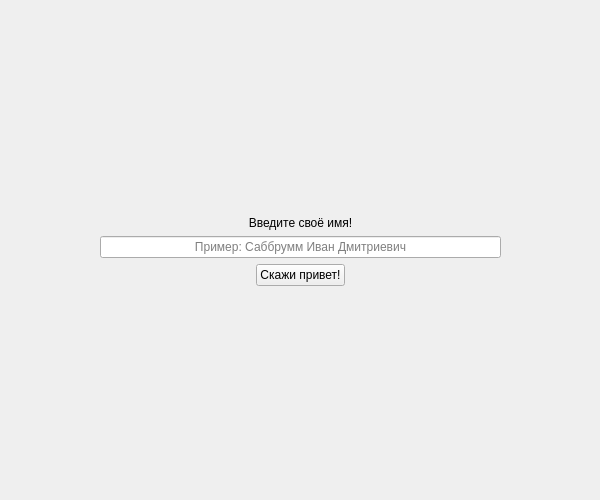
<?xml version="1.0" encoding="UTF-8"?>
<ui version="4.0">
 <class>MainWindow</class>
 <widget class="QMainWindow" name="MainWindow">
  <property name="geometry">
   <rect>
    <x>0</x>
    <y>0</y>
    <width>600</width>
    <height>500</height>
   </rect>
  </property>
  <property name="sizePolicy">
   <sizepolicy hsizetype="Fixed" vsizetype="Fixed">
    <horstretch>0</horstretch>
    <verstretch>0</verstretch>
   </sizepolicy>
  </property>
  <property name="minimumSize">
   <size>
    <width>600</width>
    <height>500</height>
   </size>
  </property>
  <property name="maximumSize">
   <size>
    <width>600</width>
    <height>500</height>
   </size>
  </property>
  <property name="windowTitle">
   <string>C-NOVA Hello!</string>
  </property>
  <property name="styleSheet">
   <string notr="true"/>
  </property>
  <property name="toolButtonStyle">
   <enum>Qt::ToolButtonFollowStyle</enum>
  </property>
  <property name="unifiedTitleAndToolBarOnMac">
   <bool>false</bool>
  </property>
  <widget class="QWidget" name="centralwidget">
   <property name="enabled">
    <bool>true</bool>
   </property>
   <property name="sizePolicy">
    <sizepolicy hsizetype="Preferred" vsizetype="Preferred">
     <horstretch>0</horstretch>
     <verstretch>0</verstretch>
    </sizepolicy>
   </property>
   <property name="acceptDrops">
    <bool>true</bool>
   </property>
   <widget class="QWidget" name="verticalWidget" native="true">
    <property name="geometry">
     <rect>
      <x>0</x>
      <y>0</y>
      <width>601</width>
      <height>501</height>
     </rect>
    </property>
    <layout class="QVBoxLayout" name="verticalLayout_2">
     <property name="sizeConstraint">
      <enum>QLayout::SetDefaultConstraint</enum>
     </property>
     <property name="topMargin">
      <number>1</number>
     </property>
     <item>
      <spacer name="verticalSpacer_2">
       <property name="orientation">
        <enum>Qt::Vertical</enum>
       </property>
       <property name="sizeHint" stdset="0">
        <size>
         <width>20</width>
         <height>40</height>
        </size>
       </property>
      </spacer>
     </item>
     <item>
      <widget class="QLabel" name="label">
       <property name="midLineWidth">
        <number>2</number>
       </property>
       <property name="text">
        <string>Введите своё имя!</string>
       </property>
       <property name="alignment">
        <set>Qt::AlignCenter</set>
       </property>
      </widget>
     </item>
     <item>
      <layout class="QHBoxLayout" name="horizontalLayout_4">
       <item>
        <spacer name="horizontalSpacer_5">
         <property name="orientation">
          <enum>Qt::Horizontal</enum>
         </property>
         <property name="sizeType">
          <enum>QSizePolicy::Fixed</enum>
         </property>
         <property name="sizeHint" stdset="0">
          <size>
           <width>100</width>
           <height>20</height>
          </size>
         </property>
        </spacer>
       </item>
       <item>
        <widget class="QLineEdit" name="FIOInput">
         <property name="enabled">
          <bool>true</bool>
         </property>
         <property name="maximumSize">
          <size>
           <width>16777215</width>
           <height>24</height>
          </size>
         </property>
         <property name="focusPolicy">
          <enum>Qt::ClickFocus</enum>
         </property>
         <property name="toolTip">
          <string>Вам стоит ввести сюда своё имя...</string>
         </property>
         <property name="statusTip">
          <string/>
         </property>
         <property name="whatsThis">
          <string/>
         </property>
         <property name="accessibleDescription">
          <string/>
         </property>
         <property name="inputMethodHints">
          <set>Qt::ImhNone</set>
         </property>
         <property name="inputMask">
          <string/>
         </property>
         <property name="text">
          <string/>
         </property>
         <property name="maxLength">
          <number>130</number>
         </property>
         <property name="alignment">
          <set>Qt::AlignCenter</set>
         </property>
         <property name="placeholderText">
          <string>Пример: Саббрумм Иван Дмитриевич</string>
         </property>
         <property name="cursorMoveStyle">
          <enum>Qt::VisualMoveStyle</enum>
         </property>
         <property name="clearButtonEnabled">
          <bool>false</bool>
         </property>
        </widget>
       </item>
       <item>
        <spacer name="horizontalSpacer_6">
         <property name="orientation">
          <enum>Qt::Horizontal</enum>
         </property>
         <property name="sizeType">
          <enum>QSizePolicy::Fixed</enum>
         </property>
         <property name="sizeHint" stdset="0">
          <size>
           <width>100</width>
           <height>20</height>
          </size>
         </property>
        </spacer>
       </item>
      </layout>
     </item>
     <item>
      <layout class="QVBoxLayout" name="verticalLayout_5">
       <property name="sizeConstraint">
        <enum>QLayout::SetDefaultConstraint</enum>
       </property>
       <item>
        <layout class="QHBoxLayout" name="horizontalLayout_2">
         <item>
          <spacer name="horizontalSpacer_3">
           <property name="orientation">
            <enum>Qt::Horizontal</enum>
           </property>
           <property name="sizeHint" stdset="0">
            <size>
             <width>40</width>
             <height>20</height>
            </size>
           </property>
          </spacer>
         </item>
         <item>
          <widget class="QPushButton" name="btnHello">
           <property name="text">
            <string>Скажи привет!</string>
           </property>
           <property name="icon">
            <iconset theme="face-monkey">
             <normaloff>.</normaloff>.</iconset>
           </property>
           <property name="autoRepeatInterval">
            <number>92</number>
           </property>
           <property name="autoDefault">
            <bool>false</bool>
           </property>
           <property name="flat">
            <bool>false</bool>
           </property>
          </widget>
         </item>
         <item>
          <spacer name="horizontalSpacer_4">
           <property name="orientation">
            <enum>Qt::Horizontal</enum>
           </property>
           <property name="sizeHint" stdset="0">
            <size>
             <width>40</width>
             <height>20</height>
            </size>
           </property>
          </spacer>
         </item>
        </layout>
       </item>
      </layout>
     </item>
     <item>
      <spacer name="verticalSpacer_3">
       <property name="orientation">
        <enum>Qt::Vertical</enum>
       </property>
       <property name="sizeType">
        <enum>QSizePolicy::Expanding</enum>
       </property>
       <property name="sizeHint" stdset="0">
        <size>
         <width>20</width>
         <height>40</height>
        </size>
       </property>
      </spacer>
     </item>
    </layout>
   </widget>
  </widget>
  <action name="action">
   <property name="text">
    <string>Поприветствовать</string>
   </property>
   <property name="menuRole">
    <enum>QAction::NoRole</enum>
   </property>
  </action>
 </widget>
 <resources/>
 <connections/>
</ui>
